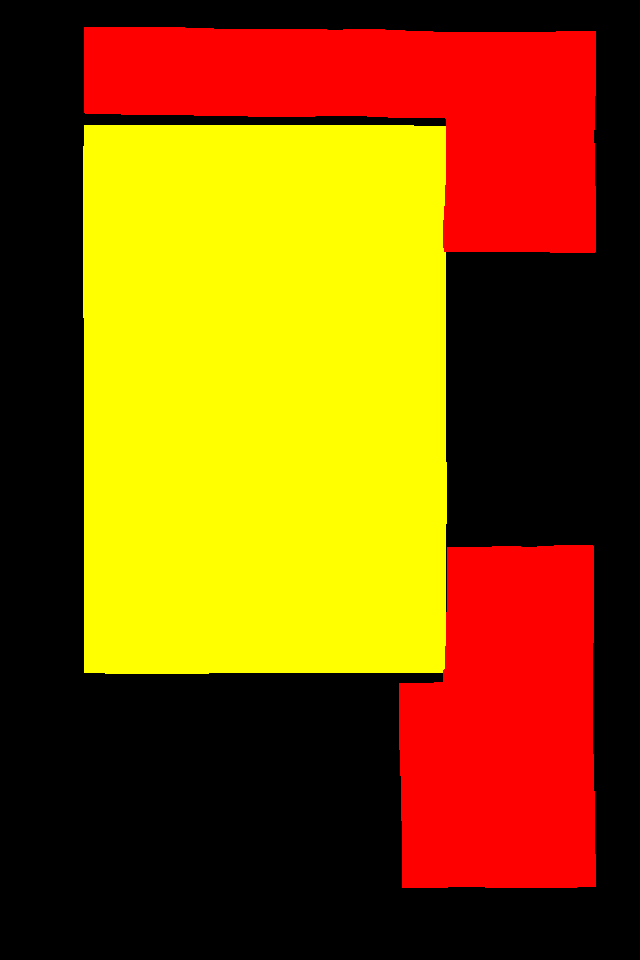
#> input picture preprocessing/decoration_textarea_masks/00.png, 640 x 960 px; its folder holds only this picture in this run
$ python mask_to_polygon.py
#> lines starting #> are read from the running program, lines starting #| are printed output that depends on the picture; after the words box and inside, x2 and y2 are one past the last pixel; in counts of white or black regions, pixels touching at a corner belong together
import os
import cv2
import numpy as np

input_dir = 'decoration_textarea_masks'
output_dir = 'decoration_textarea_labels'

for i in os.listdir(input_dir):
    image_path = os.path.join(input_dir, i)
    # Load the mask image (with color format)
    mask = cv2.imread(image_path, cv2.IMREAD_COLOR)
#> mask is the input picture: shape (960, 640, 3); mean B, G, R 0, 82.4, 134.1

    H, W, _ = mask.shape
#> H = 960; W = 640

    # Create empty images to store red and yellow regions
    red_mask = np.zeros((H, W), dtype=np.uint8)
    yellow_mask = np.zeros((H, W), dtype=np.uint8)

    # Iterate through the original image to identify red and yellow regions
    for y in range(H):
        for x in range(W):
            # Check if the pixel color is red
            if all(mask[y, x] == [0,0,255]):
                red_mask[y, x] = 255
            # Check if the pixel color is yellow
            elif all(mask[y, x] == [0,255,255]):
                yellow_mask[y, x] = 255
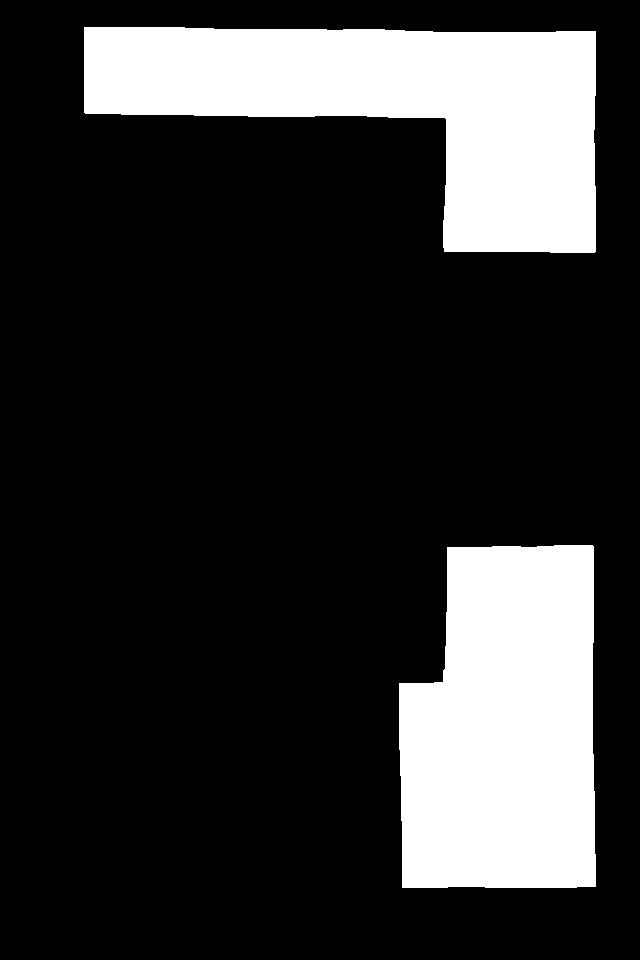
#> red_mask: shape (960, 640); 20.3% white; 2 white regions, box (x1, y1, x2, y2) and area: (84, 27, 596, 253) 64774, (399, 545, 596, 888) 59883
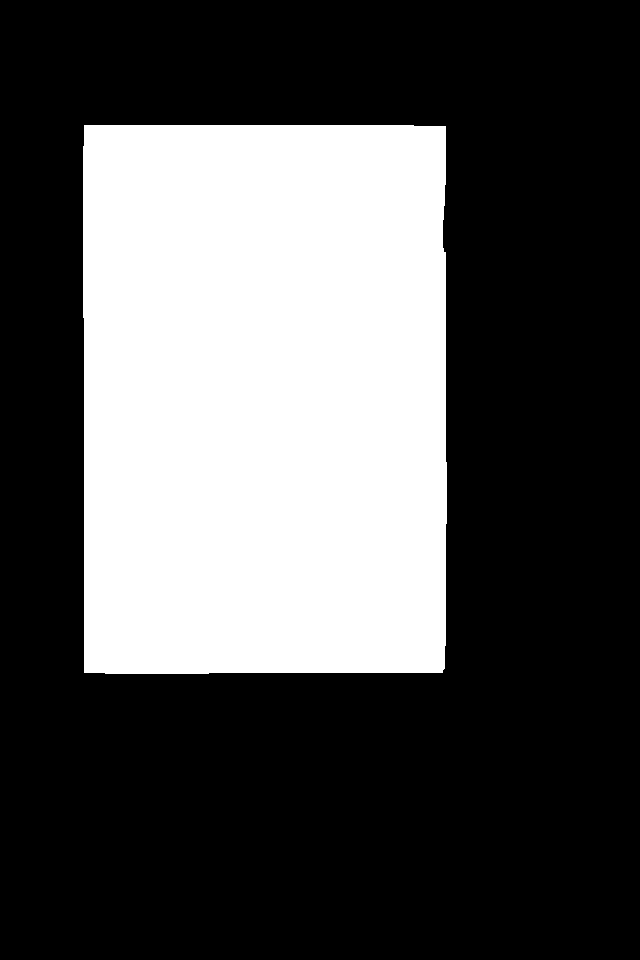
#> yellow_mask: shape (960, 640); 32.3% white; 1 white region

    # Find contours in the red mask
    contours_red, _ = cv2.findContours(red_mask, cv2.RETR_EXTERNAL, cv2.CHAIN_APPROX_SIMPLE)

    # Convert the red contours to polygons and save the coordinates with class label "0"
    polygons_red = []
    for cnt in contours_red:
        polygon = []
        for point in cnt:
            x, y = point[0]
            polygon.append(x / W)
            polygon.append(y / H)
        polygons_red.append(polygon)

    # Find contours in the yellow mask
    contours_yellow, _ = cv2.findContours(yellow_mask, cv2.RETR_EXTERNAL, cv2.CHAIN_APPROX_SIMPLE)

    # Convert the yellow contours to polygons and save the coordinates with class label "1"
    polygons_yellow = []
    for cnt in contours_yellow:
        polygon = []
        for point in cnt:
            x, y = point[0]
            polygon.append(x / W)
            polygon.append(y / H)
        polygons_yellow.append(polygon)

    # Write the polygons to the label file
    with open('{}.txt'.format(os.path.join(output_dir, i)[:-4]), 'w') as f:
        # Write red polygons with class label "0"
        for polygon in polygons_red:
            f.write('0 ')
            for p in polygon:
                f.write('{} '.format(p))
            f.write('\n')

        # Write yellow polygons with class label "1"
        for polygon in polygons_yellow:
            f.write('1 ')
            for p in polygon:
                f.write('{} '.format(p))
            f.write('\n')

$ run again, on preprocessing/decoration_textarea_masks/04.png
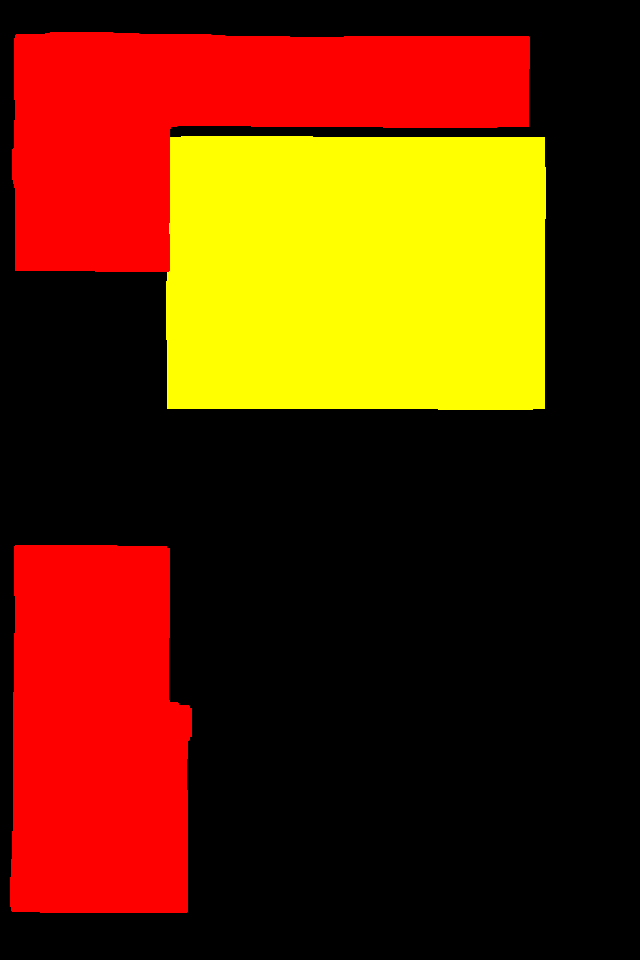
#> input picture preprocessing/decoration_textarea_masks/04.png, 640 x 960 px
#> mask is the input picture: shape (960, 640, 3); mean B, G, R 0, 42.6, 97.2
#> after the loop `for y in range(H):`:
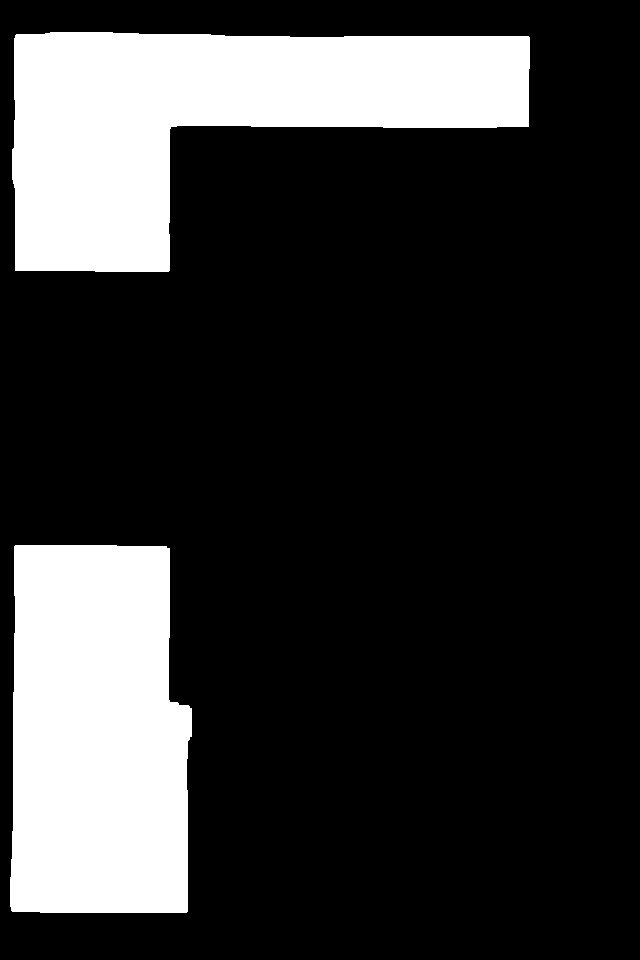
#> red_mask: shape (960, 640); 21.4% white; 2 white regions, box (x1, y1, x2, y2) and area: (12, 32, 530, 272) 69936, (10, 545, 192, 913) 61472
#> after the loop `for y in range(H):`:
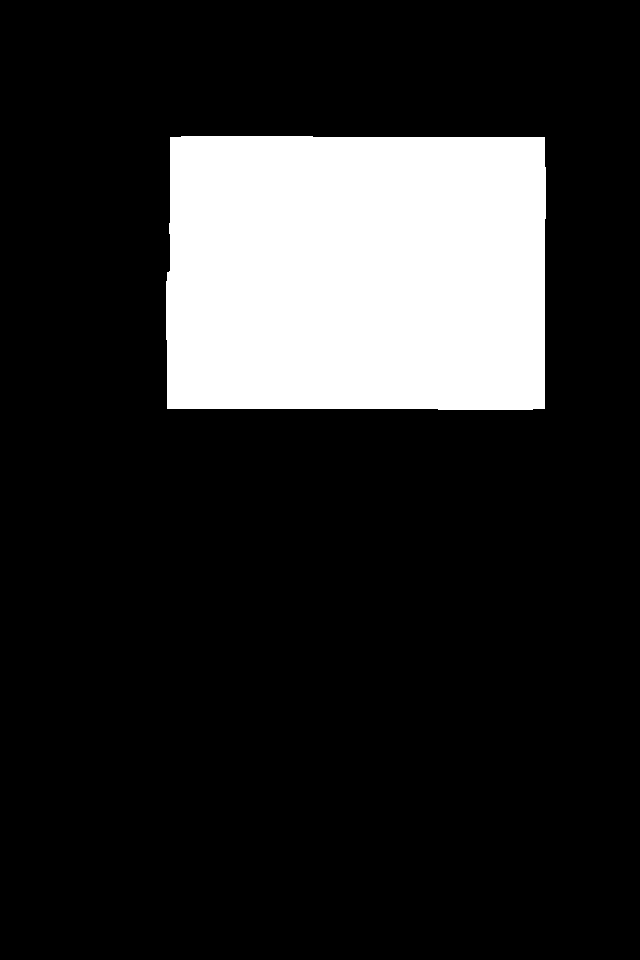
#> yellow_mask: shape (960, 640); 16.7% white; 1 white region

$ run again, on preprocessing/decoration_textarea_masks/05.png
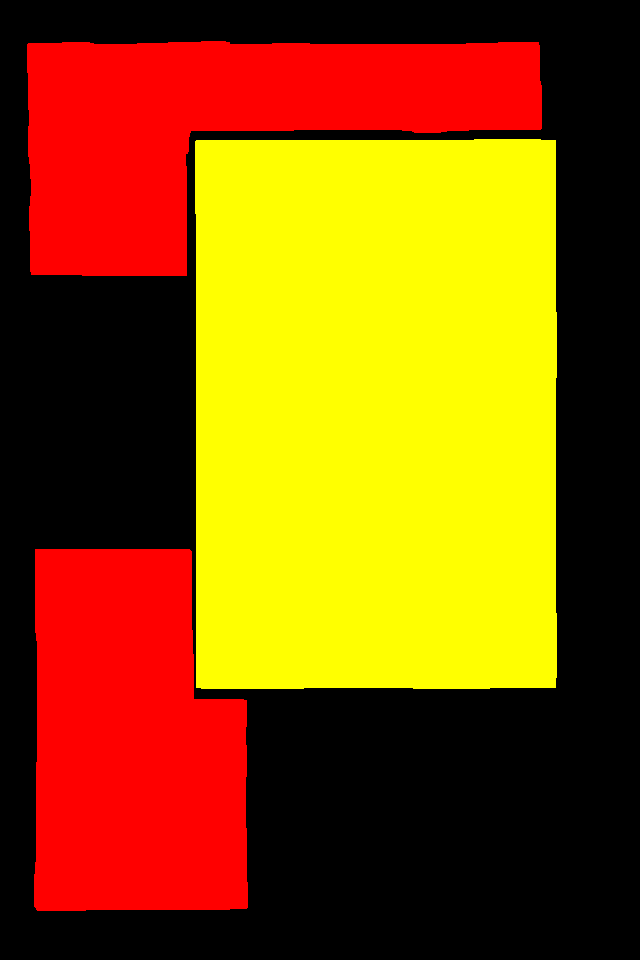
#> input picture preprocessing/decoration_textarea_masks/05.png, 640 x 960 px
#> mask is the input picture: shape (960, 640, 3); mean B, G, R 0, 82.1, 138.4
#> after the loop `for y in range(H):`:
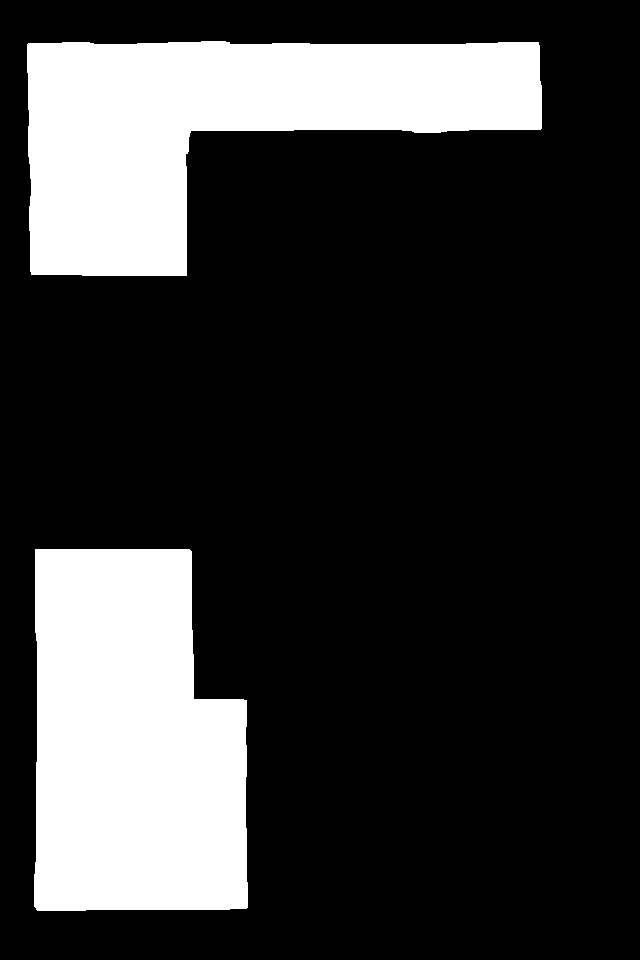
#> red_mask: shape (960, 640); 22.1% white; 2 white regions, box (x1, y1, x2, y2) and area: (34, 549, 248, 911) 68060, (27, 41, 542, 276) 67775
#> after the loop `for y in range(H):`:
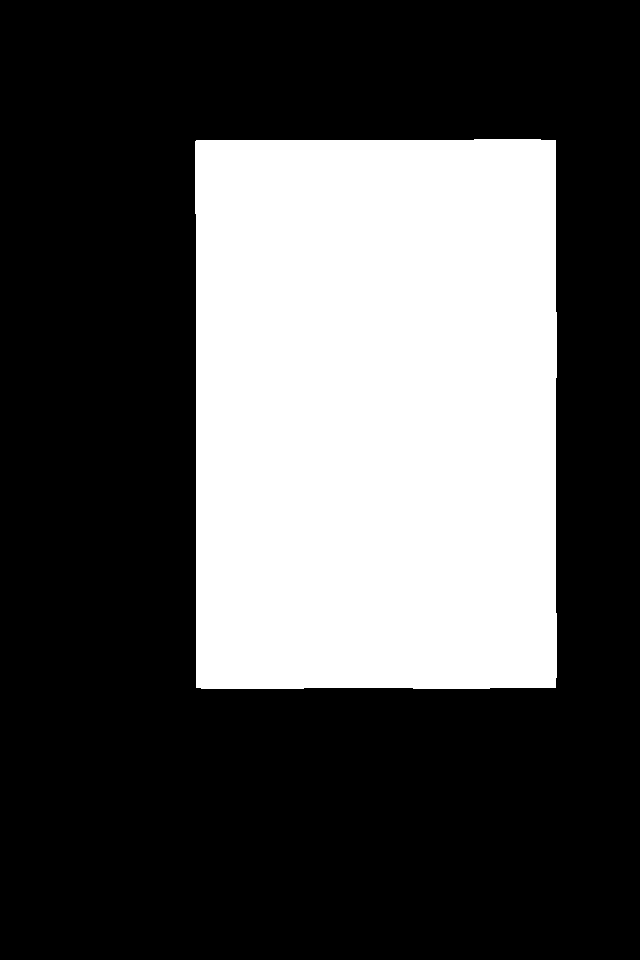
#> yellow_mask: shape (960, 640); 32.2% white; 1 white region

$ run again, on preprocessing/decoration_textarea_masks/01.png
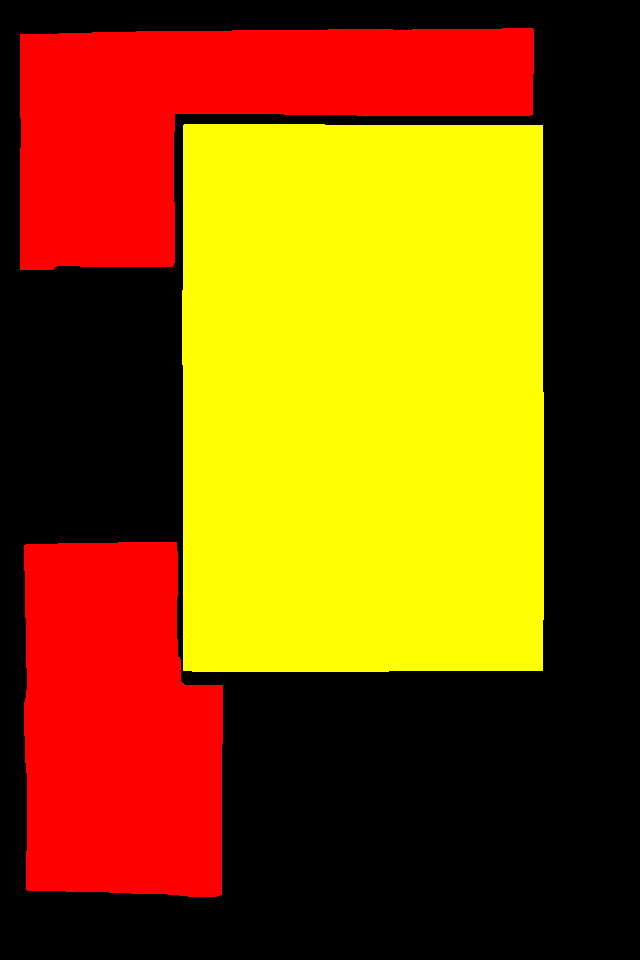
#> input picture preprocessing/decoration_textarea_masks/01.png, 640 x 960 px
#> mask is the input picture: shape (960, 640, 3); mean B, G, R 0, 81.8, 135.7
#> after the loop `for y in range(H):`:
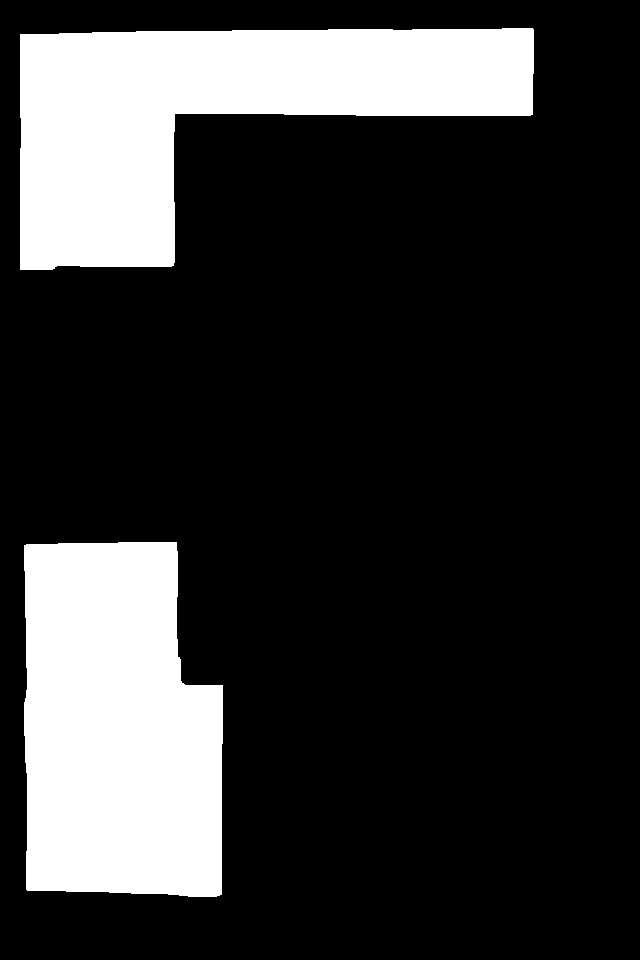
#> red_mask: shape (960, 640); 21.1% white; 2 white regions, box (x1, y1, x2, y2) and area: (20, 28, 534, 270) 67028, (24, 542, 223, 897) 62668
#> after the loop `for y in range(H):`:
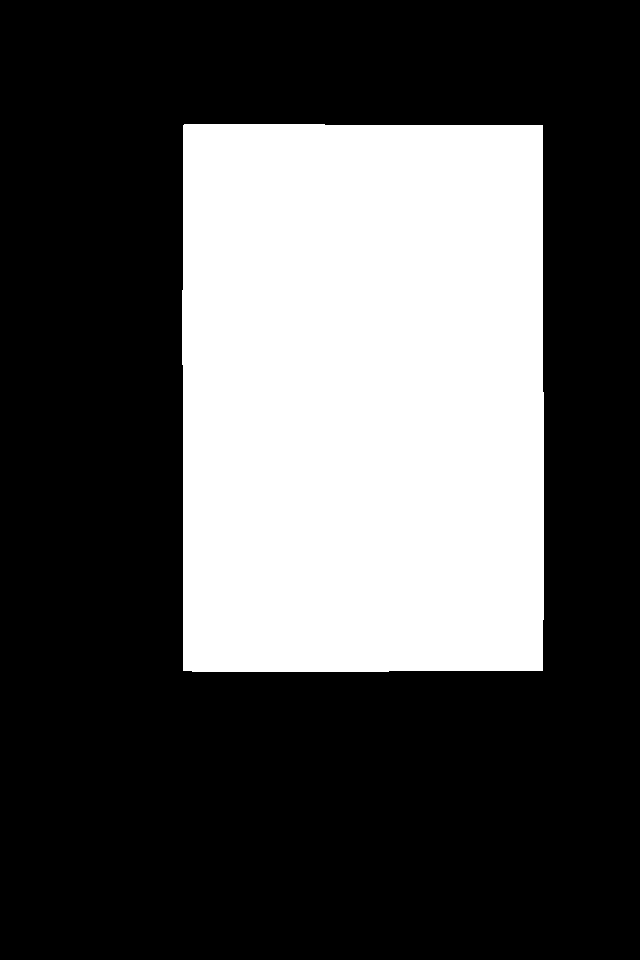
#> yellow_mask: shape (960, 640); 32.1% white; 1 white region
